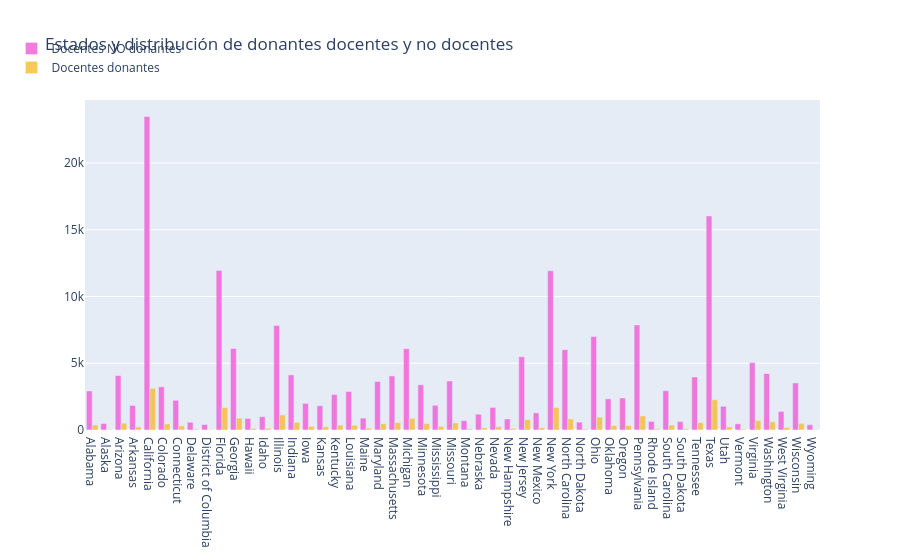

Notebook code for this chart:
### Markdown cell above
Aunque el mayor número absoluto de donantes proviene del estado de **California**, ubicado en la costa oeste de Estados Unidos, se observa que la región de la **costa este** presenta una mayor densidad de donantes en comparación relativa.

Esto sugiere una distribución más concentrada en estados del este, donde la participación por área geográfica es más intensa. Adicionalmente, se identifica presencia de donantes en estados menos poblados como **Hawaii** y **Alaska**, lo que indica una cobertura amplia a nivel nacional.

En conjunto, estos resultados muestran que la actividad de donación no se limita a los principales centros urbanos, sino que está distribuida en distintas regiones del país con diferentes niveles de intensidad.

---

## <a id="2.6">2.6 Número de Docentes y Donantes No Docentes por Estado</a>

### Code cell
# which city and state has maximum teacher donors 
tempdf = donors_df.groupby(['Donor State', 'Donor Is Teacher']).agg({'Donor Is Teacher' : 'count' }).rename(columns={'Donor Is Teacher' : 'Teacher Donor Counts'}).reset_index()

no_df = tempdf[tempdf['Donor Is Teacher']=='No']
no_x = no_df['Donor State']
no_y = no_df['Teacher Donor Counts']
yes_df = tempdf[tempdf['Donor Is Teacher']=='Yes']
yes_x = yes_df['Donor State']
yes_y = yes_df['Teacher Donor Counts']

trace1 = go.Bar(
    x=no_x,
    y=no_y,
    name='Docentes NO donantes',
    marker=dict(color='#f259d6'),
    opacity=0.8
)
trace2 = go.Bar(
    x=yes_x,
    y=yes_y,
    name='Docentes donantes',
    marker=dict(color='#f7bb31'),
    opacity=0.8
)

data = [trace1, trace2]
layout = go.Layout(
    barmode='group',
    legend=dict(dict(x=-.1, y=1.2)),
    margin=dict(b=120),
    title = 'Estados y distribución de donantes docentes y no docentes',
)

fig = go.Figure(data=data, layout=layout)
iplot(fig, filename='grouped-bar')

### Figure 1 — Plotly figure (JSON) as saved in the notebook; plotly's stock layout.template omitted (floating-point values rounded to 4 significant figures)
{"data": [{"marker": {"color": "#f259d6"}, "name": "Docentes NO donantes", "opacity": 0.8, "type": "bar", "x": ["Alabama", "Alaska", "Arizona", "Arkansas", "California", "Colorado", "Connecticut", "Delaware", "District of Columbia", "Florida", "Georgia", "Hawaii", "Idaho", "Illinois", "Indiana", "Iowa", "Kansas", "Kentucky", "Louisiana", "Maine", "Maryland", "Massachusetts", "Michigan", "Minnesota", "Mississippi", "Missouri", "Montana", "Nebraska", "Nevada", "New Hampshire", "New Jersey", "New Mexico", "New York", "North Carolina", "North Dakota", "Ohio", "Oklahoma", "Oregon", "Pennsylvania", "Rhode Island", "South Carolina", "South Dakota", "Tennessee", "Texas", "Utah", "Vermont", "Virginia", "Washington", "West Virginia", "Wisconsin", "Wyoming"], "y": [2924, 491, 4081, 1845, 23484, 3231, 2227, 578, 410, 11947, 6106, 867, 996, 7831, 4130, 1994, 1816, 2652, 2883, 892, 3638, 4052, 6094, 3388, 1850, 3670, 700, 1184, 1690, 828, 5488, 1286, 11926, 6016, 591, 7003, 2333, 2396, 7865, 643, 2940, 628, 3970, 16033, 1776, 464, 5046, 4224, 1387, 3522, 395]}, {"marker": {"color": "#f7bb31"}, "name": "Docentes donantes", "opacity": 0.8, "type": "bar", "x": ["Alabama", "Alaska", "Arizona", "Arkansas", "California", "Colorado", "Connecticut", "Delaware", "District of Columbia", "Florida", "Georgia", "Hawaii", "Idaho", "Illinois", "Indiana", "Iowa", "Kansas", "Kentucky", "Louisiana", "Maine", "Maryland", "Massachusetts", "Michigan", "Minnesota", "Mississippi", "Missouri", "Montana", "Nebraska", "Nevada", "New Hampshire", "New Jersey", "New Mexico", "New York", "North Carolina", "North Dakota", "Ohio", "Oklahoma", "Oregon", "Pennsylvania", "Rhode Island", "South Carolina", "South Dakota", "Tennessee", "Texas", "Utah", "Vermont", "Virginia", "Washington", "West Virginia", "Wisconsin", "Wyoming"], "y": [372, 50, 513, 237, 3119, 460, 305, 68, 40, 1685, 891, 102, 124, 1119, 569, 274, 245, 366, 354, 136, 468, 552, 863, 482, 270, 531, 91, 160, 251, 119, 778, 165, 1683, 825, 76, 964, 337, 331, 1056, 82, 373, 94, 552, 2268, 235, 69, 702, 611, 187, 501, 39]}], "layout": {"barmode": "group", "legend": {"x": -0.1, "y": 1.2}, "margin": {"b": 120}, "title": {"text": "Estados y distribución de donantes docentes y no docentes"}}}
